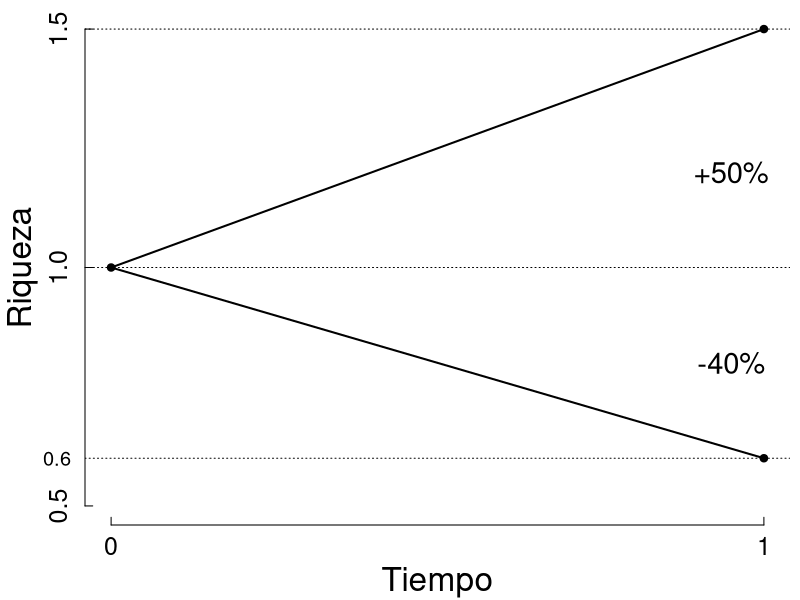
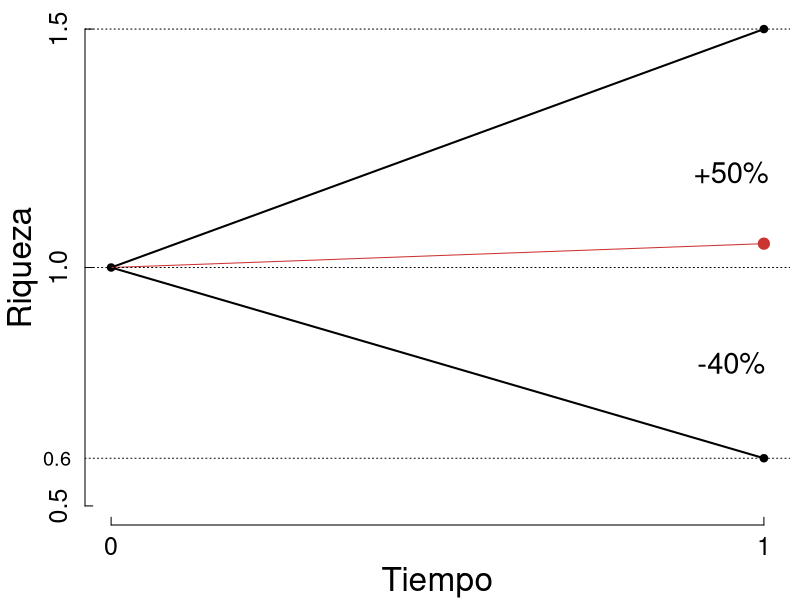
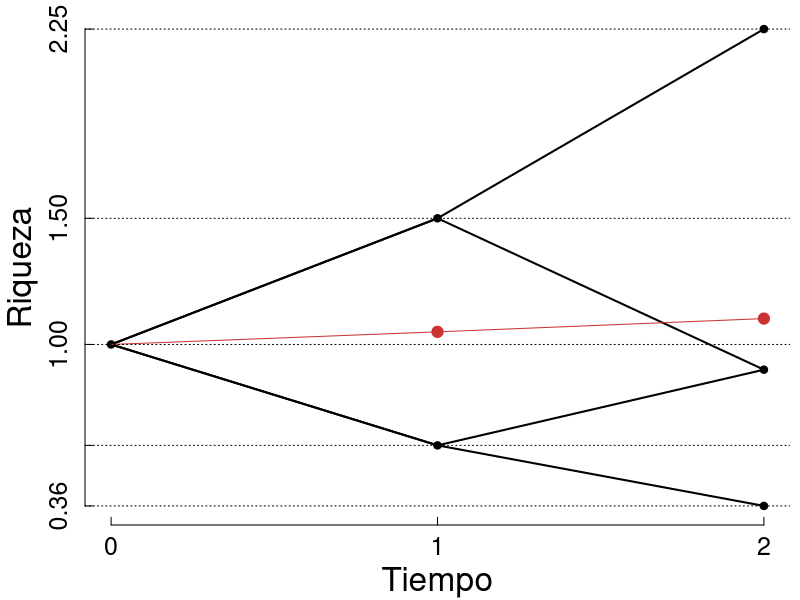
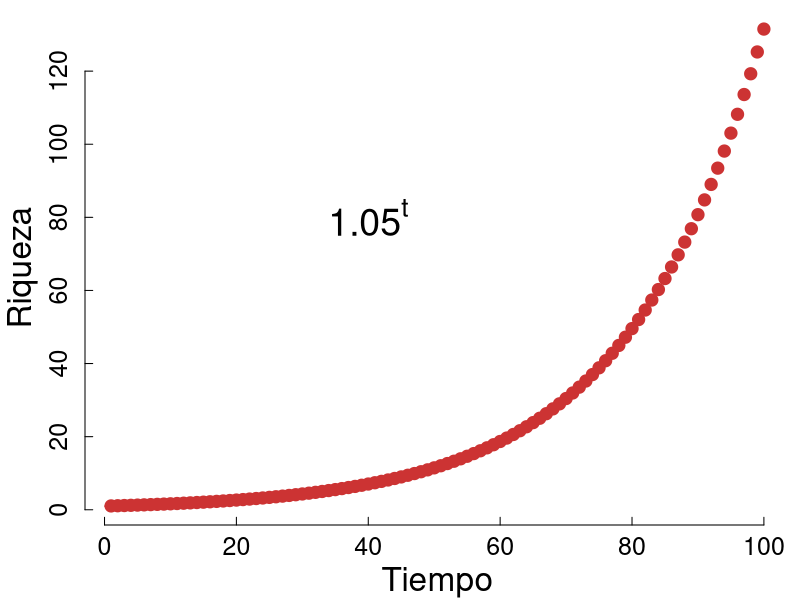
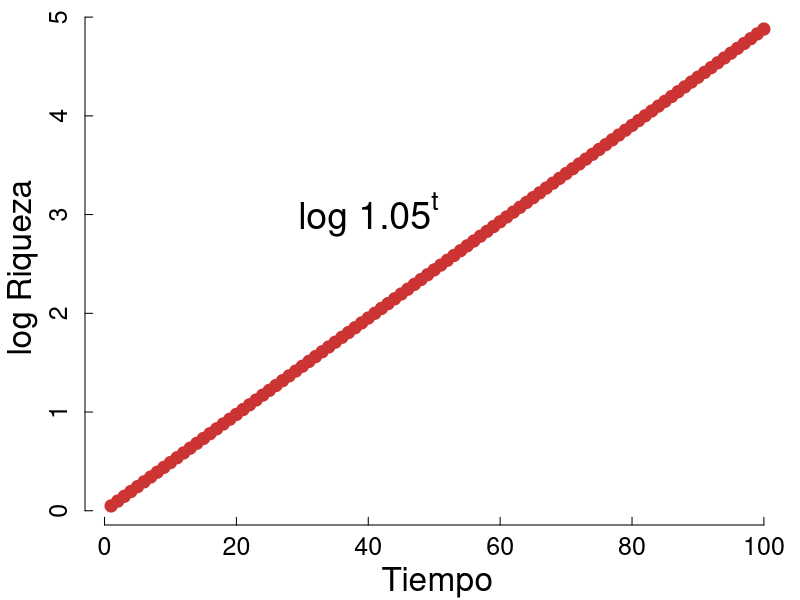
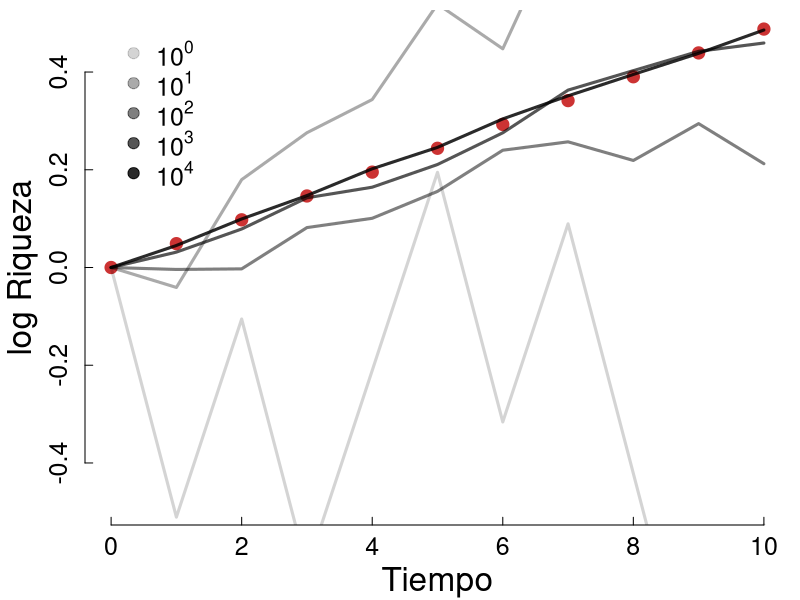
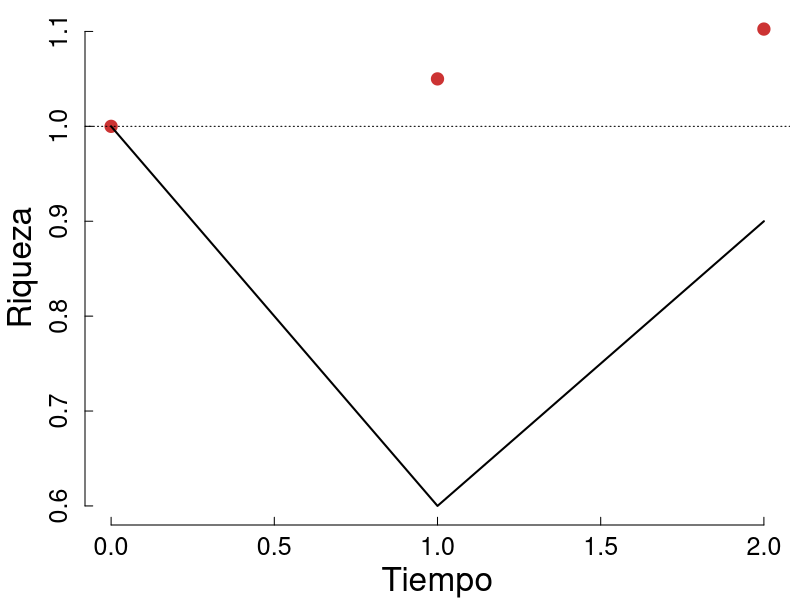
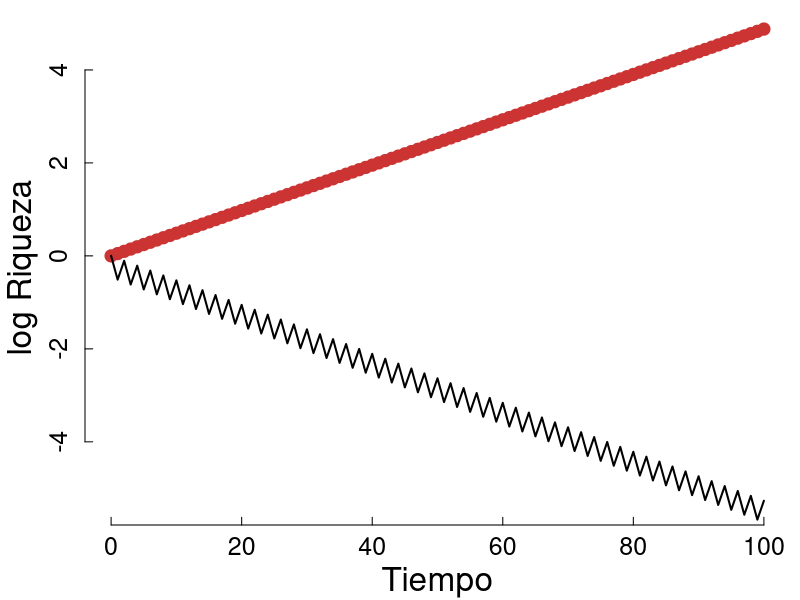

These charts were generated, in order, by the following R code:
oldpar <- par(no.readonly = TRUE)
oldwd <- getwd()
this.dir <- dirname(parent.frame(2)$ofile)
nombre.R <-  sys.frame(1)$ofile
require(tools)
nombre <- print(file_path_sans_ext(nombre.R))
pdf(paste0(nombre,".pdf"), width = 8, height = 5  )
setwd(this.dir)
###############################


par(mar=c(3.75,4.25,0.5,0.5))


plot(c(0,1), c(1,1.5), type="l",lwd=2,axes = F,ann = F, ylim=c(0.5,1.5), col=rgb(0,0,0,1))
lines(c(0,1), c(1,0.6),col=rgb(0,0,0,1),lwd=2)

points(c(0,1,1), c(1,1.5,0.6),col=rgb(0,0,0,1),pch=19)

axis(side=2, at=c(0.5,1,1.5), labels=NA,cex.axis=0.6,tck=0.015)
axis(side=1, at=c(0,1),labels=NA,cex.axis=0.6,tck=0.015)
axis(lwd=0,side=1, at=c(0,1), cex.axis=1.5,line=-0.3)
axis(lwd=0,side=2,at=c(0.5,1,1.5),cex.axis=1.5,line=-0.3)
axis(lwd=0,side=2,at=c(0.6),cex.axis=1.2,las=1,line=-0.3)
mtext("Tiempo", side=1, line=2.5,cex = 2)
mtext("Riqueza", side=2, line=2.5,cex = 2)

text(0.95,0.8,"-40%",srt=0, cex=1.75)
text(0.95,1.2,"+50%",srt=0, cex=1.75)

abline(h=0.6, lty=3)
abline(h=1.5, lty=3)
abline(h=1, lty=3)



plot(c(0,1), c(1,1.5), type="l",lwd=2,axes = F,ann = F, ylim=c(0.5,1.5), col=rgb(0,0,0,1))
lines(c(0,1), c(1,0.6),col=rgb(0,0,0,1),lwd=2)

points(c(0,1,1), c(1,1.5,0.6),col=rgb(0,0,0,1),pch=19)

points(c(1),c(1.05),col=rgb(0.8,0.2,0.2,1),pch=19, cex=1.5)
lines(c(0,1),c(1, 1.05),col=rgb(0.8,0.2,0.2,1))


axis(side=2, at=c(0.5,1,1.5), labels=NA,cex.axis=0.6,tck=0.015)
axis(side=1, at=c(0,1),labels=NA,cex.axis=0.6,tck=0.015)
axis(lwd=0,side=1, at=c(0,1), cex.axis=1.5,line=-0.3)
axis(lwd=0,side=2,at=c(0.5,1,1.5),cex.axis=1.5,line=-0.3)
axis(lwd=0,side=2,at=c(0.6),cex.axis=1.2,las=1,line=-0.3)
mtext("Tiempo", side=1, line=2.5,cex = 2)
mtext("Riqueza", side=2, line=2.5,cex = 2)

text(0.95,0.8,"-40%",srt=0, cex=1.75)
text(0.95,1.2,"+50%",srt=0, cex=1.75)

abline(h=0.6, lty=3)
abline(h=1.5, lty=3)
abline(h=1, lty=3)



plot(c(0,1,2), c(1,1.5,1.5^2), type="l",lwd=2,axes = F,ann = F, ylim=c(0.6^2,1.5^2), col=rgb(0,0,0,1))
lines(c(0,1,2), c(1,0.6,0.6*1.5),col=rgb(0,0,0,1),lwd=2)
lines(c(0,1,2), c(1,1.5,1.5*0.6),col=rgb(0,0,0,1),lwd=2)
lines(c(0,1,2), c(1,0.6,0.6*0.6),col=rgb(0,0,0,1),lwd=2)

points(c(0,1,1,2,2,2), c(1,1.5,0.6, 1.5^2, 1.5*0.6, 0.6^2),col=rgb(0,0,0,1),pch=19)

points(c(1,2),c(1.05,1.05^2),col=rgb(0.8,0.2,0.2,1),pch=19, cex=1.5)
lines(c(0,1,2),c(1, 1.05,1.05^2),col=rgb(0.8,0.2,0.2,1))


axis(side=2, at=c(0.6^2,0.6,1,1.5,1.5^2), labels=NA,cex.axis=0.6,tck=0.015)
axis(side=1, at=c(0,1,2),labels=NA,cex.axis=0.6,tck=0.015)
axis(lwd=0,side=1, at=c(0,1,2), cex.axis=1.5,line=-0.3)
axis(lwd=0,side=2,at=c(0.6^2,0.6,1,1.5,1.5^2),cex.axis=1.5,line=-0.3)
mtext("Tiempo", side=1, line=2.5,cex = 2)
mtext("Riqueza", side=2, line=2.5,cex = 2)


abline(h=0.6^2, lty=3)
abline(h=0.6, lty=3)
abline(h=1.5, lty=3)
abline(h=1, lty=3)
abline(h=1.5^2, lty=3)


t = seq(1,100)
r = 1.05^t
plot(t,r,lwd=2,axes = F,ann = F, col=rgb(0.8,0.2,0.2,1),pch=19, cex=1.5)
lines(c(0,1,2),c(1, 1.05,1.05^2),col=rgb(0.8,0.2,0.2,1))

axis(side=2, labels=NA,cex.axis=0.6,tck=0.015)
axis(side=1, labels=NA,cex.axis=0.6,tck=0.015)
axis(lwd=0,side=1,  cex.axis=1.5,line=-0.3)
axis(lwd=0,side=2,cex.axis=1.5,line=-0.3)
mtext("Tiempo", side=1, line=2.5,cex = 2)
mtext("Riqueza", side=2, line=2.5,cex = 2)
text(40,80,expression(1.05^t),srt=0, cex=2.25)



t = seq(1,100)
r = 1.05^t
plot(t,log(r),lwd=2,axes = F,ann = F, col=rgb(0.8,0.2,0.2,1),pch=19, cex=1.5)

axis(side=2, labels=NA,cex.axis=0.6,tck=0.015)
axis(side=1, labels=NA,cex.axis=0.6,tck=0.015)
axis(lwd=0,side=1,  cex.axis=1.5,line=-0.3)
axis(lwd=0,side=2,cex.axis=1.5,line=-0.3)
mtext("Tiempo", side=1, line=2.5,cex = 2)
mtext("log Riqueza", side=2, line=2.5,cex = 2)
text(40,3,expression("log"~1.05^t),srt=0, cex=2.25)



set.seed(999)
t = seq(0,10)
r = 1.05^t
plot(t,log(r),lwd=2,axes = F,ann = F, col=rgb(0.8,0.2,0.2,1),pch=19, cex=1.5, ylim=c(-max(log(r)),max(log(r))))
for (n in c(1,10,100,1000,10000)){
    total = c(0,rbinom(0,n=10,size=1))
    for (j in seq(n)){
        m = rbinom(0.5,n=10,size=1)
        total = total + c(1,cumprod(1.5*m + 0.6*(1-m)))
    }
    lines(t,log(total/n) ,lwd=3, col=rgb(0,0,0,(log(n,10)+1)/6 ) )
}
axis(side=2, labels=NA,cex.axis=0.6,tck=0.015)
axis(side=1, labels=NA,cex.axis=0.6,tck=0.015)
axis(lwd=0,side=1,  cex.axis=1.5,line=-0.3)
axis(lwd=0,side=2,cex.axis=1.5,line=-0.3)
mtext("Tiempo", side=1, line=2.5,cex = 2)
mtext("log Riqueza", side=2, line=2.5,cex = 2)
legend(0,0.5,pch=19,legend = c(expression(10^0), expression(10^1), expression(10^2), expression(10^3), expression(10^4)), col=c(rgb(0,0,0,1/6),rgb(0,0,0,2/6),rgb(0,0,0,3/6),rgb(0,0,0,4/6),rgb(0,0,0,5/6)),bty = "n",cex = 1.5)



t = seq(0,100)
r = 1.05^t
s = c(1,rep(c(0.6,1.5),50))
plot(t[1:3],r[1:3],lwd=2,axes = F,ann = F, col=rgb(0.8,0.2,0.2,1),pch=19, cex=1.5, ylim=c(0.6,1.05^2) )
lines(t[1:3],cumprod(s[1:3]),lwd=2)
axis(side=2, labels=NA,cex.axis=0.6,tck=0.015)
axis(side=1, labels=NA,cex.axis=0.6,tck=0.015)
axis(lwd=0,side=1,  cex.axis=1.5,line=-0.3)
axis(lwd=0,side=2,cex.axis=1.5,line=-0.3)
mtext("Tiempo", side=1, line=2.5,cex = 2)
mtext("Riqueza", side=2, line=2.5,cex = 2)
abline(h=1,lty=3)


plot(t,log(r),lwd=2,axes = F,ann = F, col=rgb(0.8,0.2,0.2,1),pch=19, cex=1.5, ylim=c(-max(log(r))-0.5,max(log(r))))
lines(t,log(cumprod(s)),lwd=2)
axis(side=2, labels=NA,cex.axis=0.6,tck=0.015)
axis(side=1, labels=NA,cex.axis=0.6,tck=0.015)
axis(lwd=0,side=1,  cex.axis=1.5,line=-0.3)
axis(lwd=0,side=2,cex.axis=1.5,line=-0.3)
mtext("Tiempo", side=1, line=2.5,cex = 2)
mtext("log Riqueza", side=2, line=2.5,cex = 2)




set.seed(999)
t = seq(0,1000)
r = 1.05^t
plot(t,log(r),lwd=2,axes = F,ann = F, col=rgb(0.8,0.2,0.2,1),pch=19, cex=1.5, ylim=c(-max(log(r))-0.5,max(log(r))))
for (i in seq(33)){
    m = c(1,rbinom(0.5,n=1000,size=1))
    lines(t,log(cumprod(1.5*m + 0.6*(1-m))) ,lwd=2, col=rgb(runif(1),runif(1),runif(1)) )
}

axis(side=2, labels=NA,cex.axis=0.6,tck=0.015)
axis(side=1, labels=NA,cex.axis=0.6,tck=0.015)
axis(lwd=0,side=1,  cex.axis=1.5,line=-0.3)
axis(lwd=0,side=2,cex.axis=1.5,line=-0.3)
mtext("Tiempo", side=1, line=2.5,cex = 2)
mtext("log Riqueza", side=2, line=2.5,cex = 2)
text(900,-16,expression("?"),srt=0, cex=5)

set.seed(999)
t = seq(0,1000)
r = 1.05^t
plot(t,log(r),lwd=2,axes = F,ann = F, col=rgb(0.8,0.2,0.2,1),pch=19, cex=1.5, ylim=c(-max(log(r))-0.5,max(log(r))))
for (i in seq(33)){
    m = c(1,rbinom(0.5,n=1000,size=1))
    lines(t,log(cumprod(1.5*m + 0.6*(1-m))) ,lwd=2, col=rgb(runif(1),runif(1),runif(1)) )
}

axis(side=2, labels=NA,cex.axis=0.6,tck=0.015)
axis(side=1, labels=NA,cex.axis=0.6,tck=0.015)
axis(lwd=0,side=1,  cex.axis=1.5,line=-0.3)
axis(lwd=0,side=2,cex.axis=1.5,line=-0.3)
mtext("Tiempo", side=1, line=2.5,cex = 2)
mtext("log Riqueza", side=2, line=2.5,cex = 2)


set.seed(9)
t = seq(0,10000)
r = 1.05^t
plot(t,log(r),lwd=2,axes = F,ann = F, col=rgb(0.8,0.2,0.2,1),pch=19, cex=1.5, ylim=c(-max(log(r))-0.5,max(log(r))))
for (i in seq(33)){
    m = c(1,rbinom(0.5,n=10000,size=1))
    lines(t,log(cumprod(1.5*m + 0.6*(1-m))) ,lwd=2, col=rgb(runif(1),runif(1),runif(1)) )
}

axis(side=2, labels=NA,cex.axis=0.6,tck=0.015)
axis(side=1, labels=NA,cex.axis=0.6,tck=0.015)
axis(lwd=0,side=1,  cex.axis=1.5,line=-0.3)
axis(lwd=0,side=2,cex.axis=1.5,line=-0.3)
mtext("Tiempo", side=1, line=2.5,cex = 2)
mtext("log Riqueza", side=2, line=2.5,cex = 2)
#segments(x0=0,x1=10000, y0=0, y1=log(0.6^(1/2)*1.5^(1/2))*10000,lwd=3)
#text(900,16,expression("5%"),srt=0, cex=2)
#text(900,-16,expression("-5%"),srt=0, cex=2)
abline(h=0,lty=3)


set.seed(9)
plot(c(0,100000),c(0,log(1.05)*100000) ,lwd=4,axes = F,ann = F, col=rgb(0.8,0.2,0.2,1),pch=19, cex=1.5,type="l", ylim=c(log(0.6^(1/2)*1.5^(1/2))*100000, log(1.05)*100000) )
segments(x0=0,x1=100000, y0=0, y1=log(0.6^(1/2)*1.5^(1/2))*100000,lwd=3)
axis(side=2, labels=NA,cex.axis=0.6,tck=0.015)
axis(side=1, labels=NA,cex.axis=0.6,tck=0.015)
axis(lwd=0,side=1,  cex.axis=1.5,line=-0.3)
axis(lwd=0,side=2,cex.axis=1.5,line=-0.3)
mtext("Tiempo", side=1, line=2.5,cex = 2)
mtext("log Riqueza", side=2, line=2.5,cex = 2)
text(90000,2800,expression("5%"),srt=0, cex=2)
text(90000,-3000,expression("?%"),srt=0, cex=2)
abline(h=0,lty=3)


set.seed(9)
plot(c(0,100000),c(0,log(1.05)*100000) ,lwd=4,axes = F,ann = F, col=rgb(0.8,0.2,0.2,1),pch=19, cex=1.5,type="l", ylim=c(log(0.6^(1/2)*1.5^(1/2))*100000, log(1.05)*100000) )
segments(x0=0,x1=100000, y0=0, y1=log(0.6^(1/2)*1.5^(1/2))*100000,lwd=3)
axis(side=2, labels=NA,cex.axis=0.6,tck=0.015)
axis(side=1, labels=NA,cex.axis=0.6,tck=0.015)
axis(lwd=0,side=1,  cex.axis=1.5,line=-0.3)
axis(lwd=0,side=2,cex.axis=1.5,line=-0.3)
mtext("Tiempo", side=1, line=2.5,cex = 2)
mtext("log Riqueza", side=2, line=2.5,cex = 2)
text(90000,2800,expression("5%"),srt=0, cex=2)
text(90000,-3000,expression("-5.1%"),srt=0, cex=2)
abline(h=0,lty=3)


#######################################
# end 
dev.off()
setwd(oldwd)
par(oldpar, new=F)
#########################################
